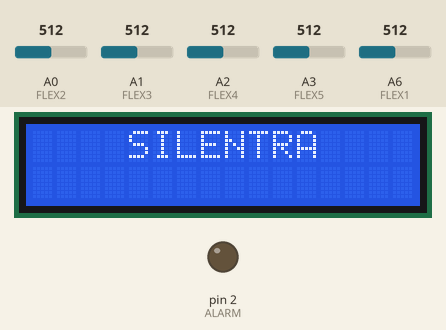
This sketch was run on a simulated Arduino Nano, built with avr-gcc and run on an emulated ATmega328P. Parts: 16×2 character LCD, output pins drawn as LEDs (lit = HIGH). Inputs (shaded band) come from the test bench; at power-on: A0 (FLEX2) = 512, A6 (FLEX1) = 512, A1 (FLEX3) = 512, A2 (FLEX4) = 512, A3 (FLEX5) = 512.

Above: at 1.2 s.
1.3 s: A0 (FLEX2) set to 191
2.8 s: A0 (FLEX2) set to 161
At 3.6 s:
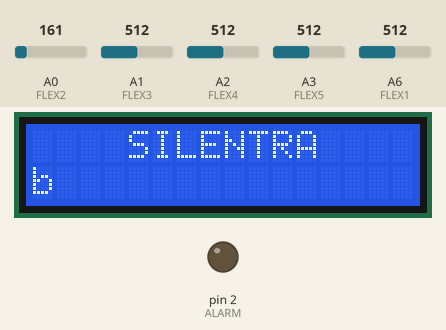
At 4.2 s:
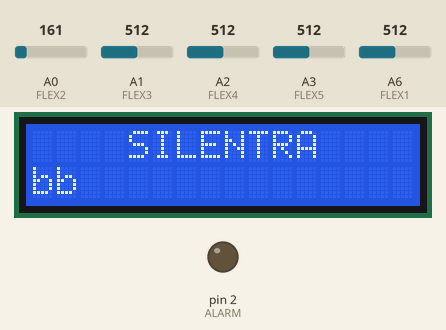
6.1 s: A6 (FLEX1) set to 220
9.4 s: A6 (FLEX1) set to 203
At 13.3 s:
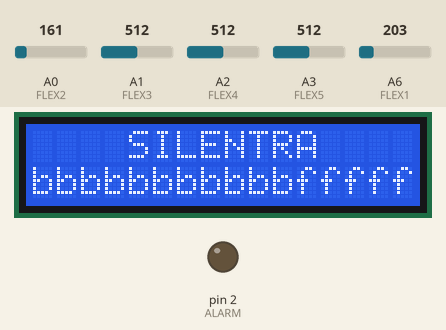
Timing chart, 0 to 14.8 s (numbered marks = the images above; inputs shaded):
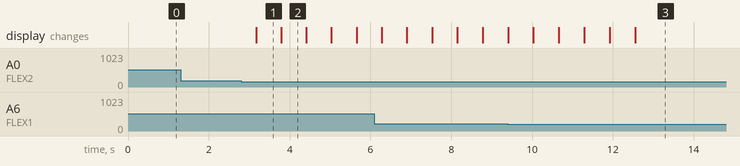

Measured:
- the behaviour switches between 180 and 179 on A0 (FLEX2) (found by bisection; images 0 and 1)
- the behaviour switches between 210 and 209 on A6 (FLEX1) (found by bisection; images 2 and 3)
- after the input at 1.3 s, every drawn part: stays the same
- after the input at 2.8 s, the display: changes after 0.38 s (image 1)
- after the input at 9.4 s, the display: first differs from a run without the input after 0.63 s (image 3 shows a later state)
- what the display in image 1 shows lasts 0.6 s, from 3.2 s to 3.8 s

The sketch:

code.ino
```cpp
#include <Wire.h>
#include <LiquidCrystal_I2C.h>

LiquidCrystal_I2C lcd(0x27, 16, 2); // set the LCD address to 0x27 for a 16 chars and 2 line display
// oled 0.96
#define ALARM 2
#define FLEX1 A6
#define FLEX2 A0
#define FLEX3 A1
#define FLEX4 A2
#define FLEX5 A3
int max = 300;
int min1 = 210;
int min2 = 180;
int min3 = 69;
int min4 = 100;
int min5 = 96;
int F1, F2, F3, F4, F5;
String letters = ""; // String to store accumulated letters
void Alarm()
{
  digitalWrite(ALARM, HIGH);
  delay(100);
  digitalWrite(ALARM, LOW);
}
void setup()
{
  lcd.init(); // initialize the LCD
  lcd.backlight();
  lcd.setCursor(2, 0);
  lcd.print("  SILENTRA"); // Display "SILENTRA" on the first row
  pinMode(ALARM, OUTPUT);
}

void loop()
{
  F1 = analogRead(FLEX1);
  F2 = analogRead(FLEX2);
  F3 = analogRead(FLEX3);
  F4 = analogRead(FLEX4);
  F5 = analogRead(FLEX5);
  // delay(500);
  //  Check if all five sensors are closed
  if (F1 < min1 && F2 < min2 && F3 < min3 && F4 < min4 && F5 < min5)
  {
    letters = ""; // Clear the letters variable
                  // Clear the LCD to reflect the change
    lcd.setCursor(0, 1);
    lcd.print("                "); // Clear the second row if all fingers are closed
  }
  // Check for specific sensor combinations and add the corresponding letter
  else if (F1 < min1 && F2 >= min2 && F3 >= min3 && F4 >= min4 && F5 >= min5)
  {
    letters += "a"; // F1 closed
  }
  else if (F1 >= min1 && F2 < min2 && F3 >= min3 && F4 >= min4 && F5 >= min5)
  {
    letters += "b"; // F2 closed
  }
  else if (F1 >= min1 && F2 >= min2 && F3 < min3 && F4 >= min4 && F5 >= min5)
  {
    letters += "c"; // F3 closed
  }
  else if (F1 >= min1 && F2 >= min2 && F3 >= min3 && F4 < min4 && F5 >= min5)
  {
    letters += "d"; // F4 closed
  }
  else if (F1 >= min1 && F2 >= min2 && F3 >= min3 && F4 >= min4 && F5 < min5)
  {
    letters += "e"; // F5 closed
  }
  // Check for combinations of two sensors closed
  else if (F1 < min1 && F2 < min2 && F3 >= min3 && F4 >= min4 && F5 >= min5)
  {
    letters += "f"; // F1 + F2 closed
  }
  else if (F1 < min1 && F2 >= min2 && F3 < min3 && F4 >= min4 && F5 >= min5)
  {
    letters += "g"; // F1 + F3 closed
  }
  else if (F1 < min1 && F2 >= min2 && F3 >= min3 && F4 < min4 && F5 >= min5)
  {
    letters += "h"; // F1 + F4 closed
  }
  else if (F1 < min1 && F2 >= min2 && F3 >= min3 && F4 >= min4 && F5 < min5)
  {
    letters += "i"; // F1 + F5 closed
  }
  // Check for combinations of three sensors closed
  else if (F1 < min1 && F2 < min2 && F3 < min3 && F4 >= min4 && F5 >= min5)
  {
    letters += "j"; // F1 + F2 + F3 closed
  }
  else if (F1 < min1 && F2 < min2 && F3 >= min3 && F4 < min4 && F5 >= min5)
  {
    letters += "k"; // F1 + F2 + F4 closed
  }
  else if (F1 < min1 && F2 < min2 && F3 >= min3 && F4 >= min4 && F5 < min5)
  {
    letters += "l"; // F1 + F2 + F5 closed
  }
  else if (F1 < min1 && F2 >= min2 && F3 < min3 && F4 < min4 && F5 >= min5)
  {
    letters += "m"; // F1 + F3 + F4 closed
  }
  else if (F1 < min1 && F2 >= min2 && F3 >= min3 && F4 < min4 && F5 < min5)
  {
    letters += "n"; // F1 + F4 + F5 closed
  }
  else if (F2 < min2 && F3 < min3 && F4 < min4 && F5 >= min5)
  {
    letters += "o"; // F2 + F3 + F4 closed
  }
  else if (F1 >= min1 && F2 < min2 && F3 < min3 && F4 < min4 && F5 < min5)
  {
    letters += " ";
    Alarm();
  }
  // Check for removing a letter (when F1, F2, F3, F4 are closed)
  if (F1 >= min1 && F2 >= min2 && F3 >= min3 && F4 < min4 && F5 < min5)
  {
    if (letters.length() > 0)
    {
      letters.remove(letters.length() - 1); // Remove last letter from the second row
    }
  }
  // Update the second row with the letters accumulated
  lcd.setCursor(0, 1);
  // lcd.print(" Silence Speaks");

  // lcd.print(F1);
  // lcd.print(" ");
  // lcd.print(F3);
  // lcd.print(" ");
  //
  lcd.print("                ");
  lcd.setCursor(0, 1);
  // lcd.print(F2);
  // lcd.print(" ");
  // lcd.print(F5);
  // lcd.print(" ");
  lcd.print(letters);

  delay(600); // Small delay to debounce sensor readings
}
```
